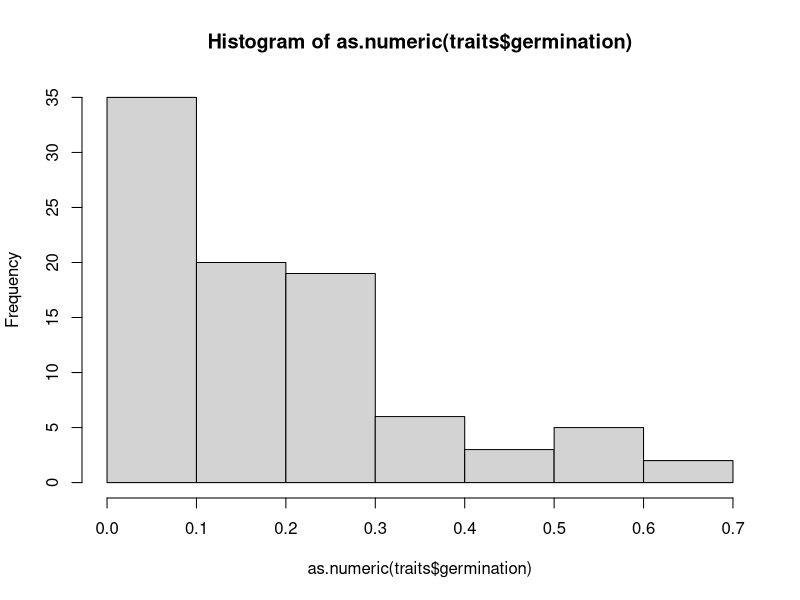

Recreate this plot in R.
## ---- chunk 1
traits <- read.csv("haba_traits.csv", header = TRUE, na.strings = "")
## ---- chunk 2
str(traits)
colnames(traits)
dim(traits)
summary(traits)
head(traits)
hist(as.numeric(traits$germination))
## ---- chunk 3
traits[,2]
traits$germination
## ---- chunk 4
traits[7,]
## ---- chunk 5
traits[1:6,]
traits[12,3]
traits[,c(2,4)]
## ---- chunk 6
unique(traits$status)
traits[traits$status == "native",]
## ---- chunk 7
trait2 = traits[traits$germination >= 0.2,]
traits[traits$germination >= 0.2 & traits$status == "introduced",]
traits[traits$germination >= 0.3 | traits$earlysurvival <= 0.9,]
## ---- chunk 8
traits[traits$status != "introduced",]
## ---- chunk 9
traits[traits$status == "introduced" & traits$germination <= 0.1 & traits$earlysurvival >= 0.95,]
## ---- chunk 10
is.na(traits$adulthood)
## ---- chunk 11
traits[!is.na(traits$adulthood),]
## ---- chunk 12
subset(traits, lifehistory == "biennial")
## ---- chunk 13
my.df = traits[!is.na(traits$adulthood),]
## ---- chunk 14
traits.list = list("Some information about 'traits'")
traits.list[["native"]] = traits[traits$status=="native",]
traits.list[["introduced"]] = traits[traits$status=="introduced",]
print(traits.list)
## ---- chunk 15
numeric = c(1,2,3)
character = c("one","two","three")
logical <- c(TRUE,TRUE,FALSE)
## ---- chunk 16
print(numeric)
print(character)
print(logical)
## ---- chunk 17
number.matrix = matrix(1:20, nrow=5, ncol=4)
character.matrix = matrix("strings", nrow=5, ncol=4)
## ---- chunk 18
print(number.matrix)
print(character.matrix)
## ---- chunk 19
str(character)
str(as.factor(character))
## ---- chunk 20
str(traits$species)
traits <- read.csv("haba_traits.csv", header = TRUE, na.strings = "", stringsAsFactors=FALSE)
str(traits$species)
## ---- chunk 21
dataframe = data.frame(number.matrix, character.matrix)
print(dataframe)
## ---- chunk 22
for (i in unique(traits$lifehistory)) {
  traits.list[[i]] = summary(traits[traits$lifehistory==i,4:5])
}
print(traits.list[c(unique(traits$lifehistory))])
